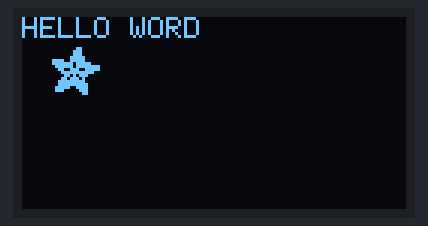
A sketch run on a simulated ESP8266 (NodeMCU). Shown: 128×64 one-colour display.

Above: at 0.1 s.

The sketch:

ssd1306.ino
```cpp
#include <SPI.h>
#include <Wire.h>
#include <Adafruit_GFX.h>
#include <Adafruit_SSD1306.h>

#define SCREEN_WIDTH 128 // OLED display width, in pixels
#define SCREEN_HEIGHT 64 // OLED display height, in pixels

// Declaration for an SSD1306 display connected to I2C (SDA, SCL pins)
#define OLED_RESET     -1 //  Reset pin # (or -1 if sharing Arduino reset pin)
Adafruit_SSD1306 display(SCREEN_WIDTH, SCREEN_HEIGHT, &Wire, OLED_RESET);

#define NUMFLAKES     10 // Number of snowflakes in the animation example

#define LOGO_HEIGHT   16
#define LOGO_WIDTH    16
static const unsigned char PROGMEM logo_bmp[] =
{ B00000000, B11000000,
  B00000001, B11000000,
  B00000001, B11000000,
  B00000011, B11100000,
  B11110011, B11100000,
  B11111110, B11111000,
  B01111110, B11111111,
  B00110011, B10011111,
  B00011111, B11111100,
  B00001101, B01110000,
  B00011011, B10100000,
  B00111111, B11100000,
  B00111111, B11110000,
  B01111100, B11110000,
  B01110000, B01110000,
  B00000000, B00110000 };

void setup() {
  Serial.begin(9600);
   Wire.begin(D1,D2); // (SDA - D1 / SCL -D2)

  // SSD1306_SWITCHCAPVCC = generate display voltage from 3.3V internally
  if(!display.begin(SSD1306_SWITCHCAPVCC, 0x3C)) { // Address 0x3C for 128x32
    Serial.println(F("SSD1306 allocation failed"));
    for(;;); // Don't proceed, loop forever
  }

display.clearDisplay();

display.setTextSize(1); //Set our text size, size 1 correlates to 8pt font
display.setTextColor(WHITE); //We're using a Monochrome OLED so color is irrelevant, pixels are binary.
display.setCursor(0,0); //Start position for the font to appear
display.println("HELLO WORD"); //Will display text on new line

display.drawBitmap(10, 10,  logo_bmp, 16, 16, 1);

display.display();

}

void loop() {
}
```
